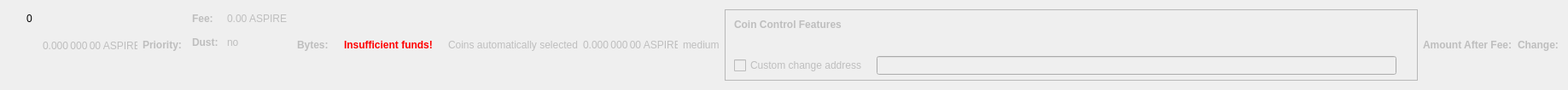
    <widget class="QWidget" name="dummyHideWidget" native="true">
     <property name="maximumSize">
      <size>
       <width>100</width>
       <height>22</height>
      </size>
     </property>
     <layout class="QHBoxLayout" name="dummyHideLayout">
      <item>
       <layout class="QFormLayout" name="formLayoutCoinControl1">
        <property name="horizontalSpacing">
         <number>10</number>
        </property>
        <property name="verticalSpacing">
         <number>14</number>
        </property>
        <property name="leftMargin">
         <number>10</number>
        </property>
        <property name="topMargin">
         <number>4</number>
        </property>
        <property name="rightMargin">
         <number>6</number>
        </property>
        <item row="0" column="1">
         <widget class="QLabel" name="labelCoinControlBytes">
          <property name="cursor">
           <cursorShape>IBeamCursor</cursorShape>
          </property>
          <property name="contextMenuPolicy">
           <enum>Qt::ActionsContextMenu</enum>
          </property>
          <property name="text">
           <string notr="true">0</string>
          </property>
          <property name="textInteractionFlags">
           <set>Qt::LinksAccessibleByMouse|Qt::TextSelectableByKeyboard|Qt::TextSelectableByMouse</set>
          </property>
         </widget>
        </item>
       </layout>
      </item>
      <item>
       <widget class="QLabel" name="labelCoinControlAfterFee">
        <property name="enabled">
         <bool>false</bool>
        </property>
        <property name="sizePolicy">
         <sizepolicy hsizetype="Fixed" vsizetype="Fixed">
          <horstretch>0</horstretch>
          <verstretch>0</verstretch>
         </sizepolicy>
        </property>
        <property name="minimumSize">
         <size>
          <width>111</width>
          <height>12</height>
         </size>
        </property>
        <property name="maximumSize">
         <size>
          <width>111</width>
          <height>12</height>
         </size>
        </property>
        <property name="cursor">
         <cursorShape>IBeamCursor</cursorShape>
        </property>
        <property name="contextMenuPolicy">
         <enum>Qt::ActionsContextMenu</enum>
        </property>
        <property name="text">
         <string notr="true">0.000 000 00 ASPIRE</string>
        </property>
        <property name="textInteractionFlags">
         <set>Qt::LinksAccessibleByMouse|Qt::TextSelectableByKeyboard|Qt::TextSelectableByMouse</set>
        </property>
       </widget>
      </item>
      <item>
       <widget class="QLabel" name="labelCoinControlPriorityText">
        <property name="enabled">
         <bool>false</bool>
        </property>
        <property name="font">
         <font>
          <weight>75</weight>
          <bold>true</bold>
         </font>
        </property>
        <property name="text">
         <string>Priority:</string>
        </property>
       </widget>
      </item>
      <item>
       <layout class="QHBoxLayout" name="horizontalLayout"/>
      </item>
      <item>
       <layout class="QFormLayout" name="formLayoutCoinControl3">
        <property name="horizontalSpacing">
         <number>10</number>
        </property>
        <property name="verticalSpacing">
         <number>14</number>
        </property>
        <property name="leftMargin">
         <number>6</number>
        </property>
        <property name="topMargin">
         <number>4</number>
        </property>
        <property name="rightMargin">
         <number>6</number>
        </property>
        <item row="0" column="0">
         <widget class="QLabel" name="labelCoinControlFeeText">
          <property name="enabled">
           <bool>false</bool>
          </property>
          <property name="font">
           <font>
            <weight>75</weight>
            <bold>true</bold>
           </font>
          </property>
          <property name="text">
           <string>Fee:</string>
          </property>
          <property name="margin">
           <number>0</number>
          </property>
         </widget>
        </item>
        <item row="0" column="1">
         <widget class="QLabel" name="labelCoinControlFee">
          <property name="enabled">
           <bool>false</bool>
          </property>
          <property name="cursor">
           <cursorShape>IBeamCursor</cursorShape>
          </property>
          <property name="contextMenuPolicy">
           <enum>Qt::ActionsContextMenu</enum>
          </property>
          <property name="text">
           <string notr="true">0.00 ASPIRE</string>
          </property>
          <property name="textInteractionFlags">
           <set>Qt::LinksAccessibleByMouse|Qt::TextSelectableByKeyboard|Qt::TextSelectableByMouse</set>
          </property>
         </widget>
        </item>
        <item row="1" column="0">
         <widget class="QLabel" name="labelCoinControlLowOutputText">
          <property name="enabled">
           <bool>false</bool>
          </property>
          <property name="font">
           <font>
            <weight>75</weight>
            <bold>true</bold>
           </font>
          </property>
          <property name="text">
           <string>Dust:</string>
          </property>
         </widget>
        </item>
        <item row="1" column="1">
         <widget class="QLabel" name="labelCoinControlLowOutput">
          <property name="enabled">
           <bool>false</bool>
          </property>
          <property name="cursor">
           <cursorShape>IBeamCursor</cursorShape>
          </property>
          <property name="contextMenuPolicy">
           <enum>Qt::ActionsContextMenu</enum>
          </property>
          <property name="text">
           <string>no</string>
          </property>
          <property name="textInteractionFlags">
           <set>Qt::LinksAccessibleByMouse|Qt::TextSelectableByKeyboard|Qt::TextSelectableByMouse</set>
          </property>
         </widget>
        </item>
       </layout>
      </item>
      <item>
       <widget class="QLabel" name="labelCoinControlBytesText">
        <property name="enabled">
         <bool>false</bool>
        </property>
        <property name="font">
         <font>
          <weight>75</weight>
          <bold>true</bold>
         </font>
        </property>
        <property name="text">
         <string>Bytes:</string>
        </property>
       </widget>
      </item>
      <item>
       <layout class="QFormLayout" name="formLayoutCoinControl2">
        <property name="horizontalSpacing">
         <number>10</number>
        </property>
        <property name="verticalSpacing">
         <number>14</number>
        </property>
        <property name="leftMargin">
         <number>6</number>
        </property>
        <property name="topMargin">
         <number>4</number>
        </property>
        <property name="rightMargin">
         <number>6</number>
        </property>
       </layout>
      </item>
      <item>
       <layout class="QHBoxLayout" name="horizontalLayoutCoinControl2">
        <property name="spacing">
         <number>8</number>
        </property>
        <property name="bottomMargin">
         <number>10</number>
        </property>
       </layout>
      </item>
      <item>
       <widget class="QLabel" name="labelCoinControlInsuffFunds">
        <property name="enabled">
         <bool>false</bool>
        </property>
        <property name="minimumSize">
         <size>
          <width>0</width>
          <height>0</height>
         </size>
        </property>
        <property name="font">
         <font>
          <weight>75</weight>
          <bold>true</bold>
         </font>
        </property>
        <property name="styleSheet">
         <string notr="true">color:red;font-weight:bold;</string>
        </property>
        <property name="text">
         <string>Insufficient funds!</string>
        </property>
        <property name="margin">
         <number>5</number>
        </property>
       </widget>
      </item>
      <item>
       <layout class="QFormLayout" name="formLayoutCoinControl4">
        <property name="horizontalSpacing">
         <number>10</number>
        </property>
        <property name="verticalSpacing">
         <number>14</number>
        </property>
        <property name="leftMargin">
         <number>6</number>
        </property>
        <property name="topMargin">
         <number>4</number>
        </property>
        <property name="rightMargin">
         <number>6</number>
        </property>
       </layout>
      </item>
      <item>
       <widget class="QLabel" name="labelCoinControlAutomaticallySelected">
        <property name="enabled">
         <bool>false</bool>
        </property>
        <property name="sizePolicy">
         <sizepolicy hsizetype="Fixed" vsizetype="Fixed">
          <horstretch>0</horstretch>
          <verstretch>0</verstretch>
         </sizepolicy>
        </property>
        <property name="minimumSize">
         <size>
          <width>0</width>
          <height>0</height>
         </size>
        </property>
        <property name="maximumSize">
         <size>
          <width>240</width>
          <height>16777215</height>
         </size>
        </property>
        <property name="text">
         <string>Coins automatically selected</string>
        </property>
        <property name="margin">
         <number>5</number>
        </property>
       </widget>
      </item>
      <item>
       <widget class="QLabel" name="labelCoinControlChange">
        <property name="enabled">
         <bool>false</bool>
        </property>
        <property name="sizePolicy">
         <sizepolicy hsizetype="Fixed" vsizetype="Fixed">
          <horstretch>0</horstretch>
          <verstretch>0</verstretch>
         </sizepolicy>
        </property>
        <property name="minimumSize">
         <size>
          <width>111</width>
          <height>0</height>
         </size>
        </property>
        <property name="maximumSize">
         <size>
          <width>111</width>
          <height>16777215</height>
         </size>
        </property>
        <property name="cursor">
         <cursorShape>IBeamCursor</cursorShape>
        </property>
        <property name="contextMenuPolicy">
         <enum>Qt::ActionsContextMenu</enum>
        </property>
        <property name="text">
         <string notr="true">0.000 000 00 ASPIRE</string>
        </property>
        <property name="textInteractionFlags">
         <set>Qt::LinksAccessibleByMouse|Qt::TextSelectableByKeyboard|Qt::TextSelectableByMouse</set>
        </property>
       </widget>
      </item>
      <item>
       <widget class="QLabel" name="labelCoinControlPriority">
        <property name="enabled">
         <bool>false</bool>
        </property>
        <property name="cursor">
         <cursorShape>IBeamCursor</cursorShape>
        </property>
        <property name="contextMenuPolicy">
         <enum>Qt::ActionsContextMenu</enum>
        </property>
        <property name="text">
         <string>medium</string>
        </property>
        <property name="textInteractionFlags">
         <set>Qt::LinksAccessibleByMouse|Qt::TextSelectableByKeyboard|Qt::TextSelectableByMouse</set>
        </property>
       </widget>
      </item>
      <item>
       <widget class="QFrame" name="frameCoinControl">
        <property name="sizePolicy">
         <sizepolicy hsizetype="Expanding" vsizetype="Expanding">
          <horstretch>0</horstretch>
          <verstretch>0</verstretch>
         </sizepolicy>
        </property>
        <property name="maximumSize">
         <size>
          <width>16777215</width>
          <height>16777215</height>
         </size>
        </property>
        <property name="frameShape">
         <enum>QFrame::StyledPanel</enum>
        </property>
        <property name="frameShadow">
         <enum>QFrame::Sunken</enum>
        </property>
        <layout class="QVBoxLayout" name="verticalLayoutCoinControl2_2">
         <property name="spacing">
          <number>0</number>
         </property>
         <property name="leftMargin">
          <number>0</number>
         </property>
         <property name="topMargin">
          <number>0</number>
         </property>
         <property name="rightMargin">
          <number>0</number>
         </property>
         <property name="bottomMargin">
          <number>6</number>
         </property>
         <item>
          <layout class="QVBoxLayout" name="verticalLayoutCoinControl" stretch="0,0,0,1">
           <property name="spacing">
            <number>0</number>
           </property>
           <property name="leftMargin">
            <number>10</number>
           </property>
           <property name="topMargin">
            <number>10</number>
           </property>
           <item>
            <layout class="QHBoxLayout" name="horizontalLayoutCoinControl1">
             <property name="bottomMargin">
              <number>15</number>
             </property>
             <item>
              <widget class="QLabel" name="labelCoinControlFeatures">
               <property name="enabled">
                <bool>false</bool>
               </property>
               <property name="sizePolicy">
                <sizepolicy hsizetype="Preferred" vsizetype="Maximum">
                 <horstretch>0</horstretch>
                 <verstretch>0</verstretch>
                </sizepolicy>
               </property>
               <property name="font">
                <font>
                 <weight>75</weight>
                 <bold>true</bold>
                </font>
               </property>
               <property name="styleSheet">
                <string notr="true">font-weight:bold;</string>
               </property>
               <property name="text">
                <string>Coin Control Features</string>
               </property>
              </widget>
             </item>
            </layout>
           </item>
           <item>
            <widget class="QWidget" name="widgetCoinControl" native="true">
             <property name="sizePolicy">
              <sizepolicy hsizetype="Preferred" vsizetype="Preferred">
               <horstretch>0</horstretch>
               <verstretch>0</verstretch>
              </sizepolicy>
             </property>
             <property name="minimumSize">
              <size>
               <width>0</width>
               <height>0</height>
              </size>
             </property>
             <property name="styleSheet">
              <string notr="true"/>
             </property>
             <layout class="QHBoxLayout" name="horizontalLayoutCoinControl5_2">
              <property name="leftMargin">
               <number>0</number>
              </property>
              <property name="topMargin">
               <number>0</number>
              </property>
              <property name="rightMargin">
               <number>0</number>
              </property>
              <property name="bottomMargin">
               <number>0</number>
              </property>
              <item>
               <layout class="QHBoxLayout" name="horizontalLayoutCoinControl3">
                <property name="spacing">
                 <number>20</number>
                </property>
                <property name="topMargin">
                 <number>0</number>
                </property>
                <property name="bottomMargin">
                 <number>10</number>
                </property>
               </layout>
              </item>
             </layout>
            </widget>
           </item>
           <item>
            <layout class="QHBoxLayout" name="horizontalLayoutCoinControl4" stretch="0,0,0">
             <property name="spacing">
              <number>12</number>
             </property>
             <property name="sizeConstraint">
              <enum>QLayout::SetDefaultConstraint</enum>
             </property>
             <property name="topMargin">
              <number>5</number>
             </property>
             <property name="rightMargin">
              <number>5</number>
             </property>
             <item>
              <widget class="QCheckBox" name="checkBoxCoinControlChange">
               <property name="enabled">
                <bool>false</bool>
               </property>
               <property name="toolTip">
                <string>If this is activated, but the change address is empty or invalid, change will be sent to a newly generated address.</string>
               </property>
               <property name="text">
                <string>Custom change address</string>
               </property>
              </widget>
             </item>
             <item>
              <widget class="QValidatedLineEdit" name="lineEditCoinControlChange">
               <property name="enabled">
                <bool>false</bool>
               </property>
               <property name="sizePolicy">
                <sizepolicy hsizetype="Expanding" vsizetype="Fixed">
                 <horstretch>0</horstretch>
                 <verstretch>0</verstretch>
                </sizepolicy>
               </property>
              </widget>
             </item>
             <item>
              <widget class="QLabel" name="labelCoinControlChangeLabel_2">
               <property name="sizePolicy">
                <sizepolicy hsizetype="Preferred" vsizetype="Expanding">
                 <horstretch>0</horstretch>
                 <verstretch>0</verstretch>
                </sizepolicy>
               </property>
               <property name="minimumSize">
                <size>
                 <width>0</width>
                 <height>0</height>
                </size>
               </property>
               <property name="text">
                <string/>
               </property>
               <property name="margin">
                <number>3</number>
               </property>
              </widget>
             </item>
            </layout>
           </item>
           <item>
            <spacer name="verticalSpacerCoinControl">
             <property name="orientation">
              <enum>Qt::Vertical</enum>
             </property>
             <property name="sizeHint" stdset="0">
              <size>
               <width>800</width>
               <height>1</height>
              </size>
             </property>
            </spacer>
           </item>
          </layout>
         </item>
        </layout>
       </widget>
      </item>
      <item>
       <widget class="QLabel" name="labelCoinControlAfterFeeText">
        <property name="enabled">
         <bool>false</bool>
        </property>
        <property name="minimumSize">
         <size>
          <width>0</width>
          <height>0</height>
         </size>
        </property>
        <property name="maximumSize">
         <size>
          <width>16777215</width>
          <height>16777215</height>
         </size>
        </property>
        <property name="font">
         <font>
          <weight>75</weight>
          <bold>true</bold>
         </font>
        </property>
        <property name="text">
         <string>Amount After Fee:</string>
        </property>
        <property name="alignment">
         <set>Qt::AlignLeading|Qt::AlignLeft|Qt::AlignVCenter</set>
        </property>
        <property name="margin">
         <number>0</number>
        </property>
       </widget>
      </item>
      <item>
       <widget class="QLabel" name="labelCoinControlChangeText">
        <property name="enabled">
         <bool>false</bool>
        </property>
        <property name="sizePolicy">
         <sizepolicy hsizetype="Preferred" vsizetype="Preferred">
          <horstretch>0</horstretch>
          <verstretch>0</verstretch>
         </sizepolicy>
        </property>
        <property name="minimumSize">
         <size>
          <width>0</width>
          <height>0</height>
         </size>
        </property>
        <property name="maximumSize">
         <size>
          <width>16777215</width>
          <height>16777215</height>
         </size>
        </property>
        <property name="font">
         <font>
          <weight>75</weight>
          <bold>true</bold>
         </font>
        </property>
        <property name="text">
         <string>Change:</string>
        </property>
        <property name="alignment">
         <set>Qt::AlignLeading|Qt::AlignLeft|Qt::AlignVCenter</set>
        </property>
       </widget>
      </item>
     </layout>
    </widget>
